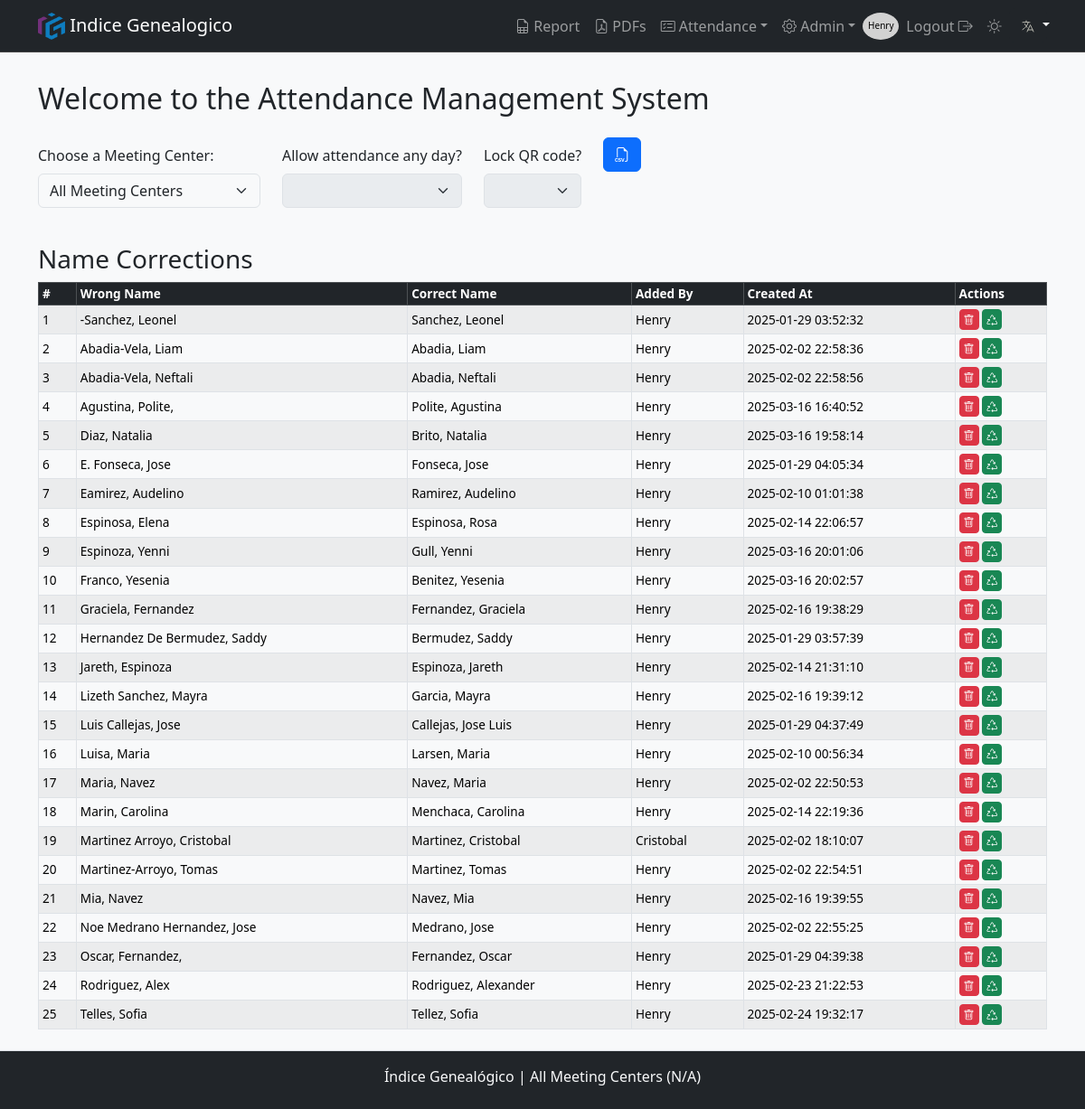
Page /admin/ (signed in) on the committed database.
### app/models/users_model.py (models this page shows, shortened)
class User(db.Model, UserMixin):
    __tablename__ = 'users'
    id                = db.Column(db.Integer, primary_key=True)
    username          = db.Column(db.String(80), nullable=False, unique=True)
    email             = db.Column(db.String(120), unique=True)
    name              = db.Column(db.String(20), nullable=False)
    lastname          = db.Column(db.String(20), nullable=False)
    password_hash     = db.Column(db.String(128), nullable=False)
    role              = db.Column(db.String(10), nullable=False, default='User')  # Puede ser 'Owner', 'Admin', 'User'
    is_active         = db.Column(db.Boolean, default=True)
    meeting_center_id = db.Column(db.Integer, db.ForeignKey('meeting_center.id'), nullable=False)  # Clave foránea
    organization_id   = db.Column(db.Integer, db.ForeignKey('organization.id'), nullable=False)  # Clave foránea

### app/models/base_model.py (models this page shows)
class NameCorrections(db.Model):
    __tablename__ = 'name_corrections'
    id                = db.Column(db.Integer, primary_key=True)
    wrong_name        = db.Column(db.String(50), nullable=False, unique=False)
    correct_name      = db.Column(db.String(50), nullable=False)
    meeting_center_id = db.Column(db.Integer, db.ForeignKey('meeting_center.id'), nullable=False)
    added_by          = db.Column(db.String(50), nullable=True)  # Opcional: para registrar quién hizo la corrección
    created_at        = db.Column(db.DateTime, default=datetime.utcnow, nullable=False)
    __table_args__ = (
        db.UniqueConstraint('wrong_name', 'meeting_center_id', name='uq_wrong_name_meeting_center'),
    )

### app/routes/admin_route.py (the view, shortened to what this page needs)
@bp_admin.route('/', methods=['GET', 'POST'])
@role_required('Admin', 'Super', 'Owner')
def admin():
    meeting_center_id = get_meeting_center_id()
    name_corrections_query = NameCorrections.query
    if meeting_center_id != 'all':
        name_corrections_query = name_corrections_query.filter_by(meeting_center_id=meeting_center_id)
    name_corrections = name_corrections_query.order_by(None).order_by(NameCorrections.wrong_name.asc()).all()
    code_verification_setting = Setup.query.filter_by(
        key='code_verification', meeting_center_id=meeting_center_id if meeting_center_id != 'all' else None
    ).first()
    bypass_enabled = request.args.get('bypass_enabled', 'false')
    verification_enabled = code_verification_setting.value if code_verification_setting else 'true'
    return render_template('admin/admin.html',
                           verification_enabled = verification_enabled,
                           bypass_enabled       = bypass_enabled,
                           name_corrections     = name_corrections,
                           meeting_center_id    = meeting_center_id)

### app/__init__.py (called while the page is built)
def get_locale():
    lang = request.args.get('lang')
    if lang and lang in Config.LANGUAGES:
        session['lang'] = lang
        return lang
    if 'lang' in session and session['lang'] in Config.LANGUAGES:
        return session['lang']
    return request.accept_languages.best_match(Config.LANGUAGES)

### app/utils.py (called while the page is built)
def role_required(*roles):
    def decorator(f):
        @wraps(f)
        def decorated_function(*args, **kwargs):
            if g.user is None:  # Si no está autenticado, lo redirigimos a login
                return redirect(url_for('auth.login', next=request.url))
            user_role = session.get('role')  # Suponiendo que el rol se almacena en la sesión
            if user_role not in roles:
                flash(_('You do not have permission to perform this action.'), 'danger')
                return redirect(url_for('auth.login'))  # O podrías redirigir a otra página
            return f(*args, **kwargs)
        return decorated_function
    return decorator

def get_meeting_center_id():
    if session.get('role') == 'Owner':
        setup = Setup.query.filter_by(key='SelectedMeetingCenterId', meeting_center_id=1).first()
        if setup:
            return setup.value  # Retorna el valor del meeting_center_id almacenado en Setup
        return 'all'  # Si no hay valor en Setup, por defecto retorna 'all'
    return session.get('meeting_center_id')  # Para otros roles, usar el valor de la sesión

### app/templates/admin/admin.html (shortened to what this page needs)
{% extends "layout.html" %}
{% block pageTitle %}{{ _('Welcome to the Attendance Management System') }}{% endblock %}
{% block content %}
{% if session['role'] == 'Owner' %}
<div class="form-group col-auto">
    <label class="my-2 mr-2 col-auto" for="meetingCenterSelector">{{ _('Choose a Meeting Center') }}:</label>
    <select class="form-select" id="meetingCenterSelector">
        <option value="all">{{ _('All Meeting Centers') }}</option>
    </select>
</div>
<form class="col-auto" id="bypassForm" method="POST" action="/admin/bypass">
    <div class="form-inline mb-3">
        <label class="my-2 mr-2 col-auto" for="bypass_restriction">{{ _('Allow attendance any day?') }} </label>
        <select class="form-select" name="bypass_restriction" id="bypass_restriction" data-toggle="tooltip"
            title="Activar esto permitirá registrar asistencia cualquier día de la semana en la unidad de prueba (ID = 2)."
            onchange="submitBypassForm()">
        </select>
    </div>
</form>
{% endif %}
<form class="col-auto" id="verificationForm" method="POST" action="/admin">
    <div class="form-inline mb-3">
        <label class="my-2 mr-2 col-auto" for="code_verification">{{ _('Lock QR code?') }} </label>
        <select class="form-select" name="code_verification" id="code_verification" data-toggle="tooltip"
            title="Al activar la Verificación de Domingo, solo se podrá usar la imagen de QR Code impresa para esa semana."
            onchange="submitVerificationForm()">
        </select>
    </div>
</form>
    {% if session['role'] == 'Owner' %}
    <div class="form-group col-auto">
        <div class="form-inline mb-3">
        <button type="button" class="btn btn-primary"
                href="{{ url_for('attendance.export_attendance', **request.args.to_dict()) }}"><i class="bi bi-filetype-csv"></i></button>
    </div>
    {% endif %}
</div>
    <div class="container my-4">
        <h3>Name Corrections</h3>
        <div id="name-corrections-container">
            {% include 'admin/name_correction.html' %}
        </div>
    </div>
{% endblock %}

### app/templates/partials/navbar.html (shortened to what this page needs)
<nav class="navbar navbar-expand-lg bg-dark border-bottom border-body sticky-top" data-bs-theme="dark">
    <div class="container">
        <a class="navbar-brand" href="#"> <img src="{{ url_for('static', filename='/img/favicon/android-chrome-512x512.png') }}" alt="Logo" width="30" height="30" class="d-inline-block align-text-top"> Indice Genealogico </a>
        <div class="collapse navbar-collapse" id="navbarNav">
            <ul class="navbar-nav">
                {% if session['user_id'] %}
                    {% if session['role'] != 'Operator'%}
                        <li class="nav-item"><a class="nav-link {{ 'active' if request.endpoint == 'attendance.attendance_report' else '' }}" href="{{ url_for('attendance.attendance_report') }}"><i class="bi bi-file-earmark-spreadsheet"></i> {{ _('Report') }}</a></li>
                        <li class="nav-item"><a class="nav-link {{ 'active' if request.endpoint == 'pdf.list_pdfs' else '' }}" href="{{ url_for('pdf.list_pdfs') }}"><i class="bi bi-file-earmark-pdf"></i>  PDFs</a></li>
                        <li class="nav-item dropdown">
                            <a class="nav-link dropdown-toggle" href="#" id="navbarDropdown" role="button" data-toggle="dropdown" aria-haspopup="true" aria-expanded="false"><i class="bi bi-card-checklist"></i> {{ _('Attendance') }}</a>
                        </li>
                        {% if session['role'] in ['Owner', 'Admin', 'Super'] %}
                            <li class="nav-item dropdown">
                                <a class="nav-link dropdown-toggle" href="#" id="navbarDropdown" role="button" data-toggle="dropdown" aria-haspopup="true" aria-expanded="false"><i class="bi bi-gear"></i> {{ 'Admin' }}</a>
                                </li>
                        {% endif %}
                    {% endif %}
                    <div class="circle">
                        <a class="nav-link" href="{{ url_for('user.profile', id=session['user_id']) }}"><p style="color: black; font-size: 10px; display:block; padding-top: 15px;">{{ session['user_name'] }}</p></a>
                    </div>
                    <li class="nav-item"><a class="nav-link" href="{{ url_for('auth.logout') }}"></i>{{ _('Logout') }}  <i class="bi bi-box-arrow-right"></i></a></i></li>
                {% else %}
                    {% if request.endpoint != 'auth.login' %}
                        <li class="nav-item"><a class="nav-link" href="{{ url_for('auth.login') }}"><i class="bi bi-box-arrow-in-right"></i> {{ _('Login') }}</a></li>
                    {% endif %}
                {% endif %}
                <li class="nav-item"><a class="nav-link"  id="themeSwitcher" href=""></a></li>
                <div class="dropdown">
                    <button class="btn btn-dark dropdown-toggle" type="button" id="languageDropdown" data-bs-toggle="dropdown" aria-expanded="false">
                        <img class="langSelector"src="{{ url_for('static', filename='img/flags/lang.svg') }}" alt="{{ get_locale() }}" class="flag-icon">
                    </button>
                </div>
            </ul>
        </div>
    </div>
</nav>

### app/templates/admin/name_correction.html
<table class="table table-bordered table-striped">
    <thead class="table-dark">
        <tr>
            <th>#</th>
            <th class="d-none d-md-table-cell">{{_('Wrong Name')}}</th>
            <th>{{_('Correct Name')}}</th>
            <th>{{_('Added By')}}</th>
            <th class="d-none d-md-table-cell">{{_('Created At')}}</th>
            <th>{{_('Actions')}}</th>
        </tr>
    </thead>
    <tbody>
      {% for correction in name_corrections | sort(attribute='wrong_name') %}
        <tr>
            <td>{{ loop.index }}</td>
            <td class="d-none d-md-table-cell">{{ correction.wrong_name }}</td>
            <td>{{ correction.correct_name }}</td>
            <td>{{ correction.added_by }}</td>
            <td class="d-none d-md-table-cell">{{ correction.created_at.strftime('%Y-%m-%d %H:%M:%S') }}</td>
            <td>
              <form  id="deleteForm-correction-{{ correction.id }}" method="POST" action="{{ url_for('correction.delete_name_correction', id=correction.id) }}" style="display:inline;">
                  <button type="button" class="btn btn-danger btn-sm" onclick="confirmDelete('correction', {{ correction.id }})">
                    <i class="bi bi-trash"></i>
                  </button>
              </form>
              <form method="POST" action="{{ url_for('correction.revert_name_correction', id=correction.id) }}" style="display:inline;" id="revert-form-{{ correction.id }}">
                  <button type="button" class="btn btn-success btn-sm" onclick="confirmRevert({{ correction.id }})">
                    <i class="bi bi-recycle"></i>
                  </button>
              </form>
          </td>
        </tr>
        {% endfor %}
    </tbody>
  </table>

### app/static/css/styles.css (style rules this page uses)
body { display: flex; min-height: 100vh; flex-direction: column; }
.navbar-collapse { -ms-flex-positive: 0; flex-grow: 0; }
.circle { border-radius: 50%; width: 40px; height: 30px; background-color: #d2d2d2; color: black; display: flex; justify-content: center; align-items: center; margin-top: 5px; }
[data-bs-theme="light"] { --bs-body-bg: #f8f9fa; --bs-body-color: #212529; --bs-link-color: #0d6efd; --bs-border-color: #dee2e6; --bs-btn-bg: #e9ecef; --bs-btn-hover-bg: #d6d8db; }
[data-bs-theme="dark"] { --bs-body-bg: #121212; --bs-body-color: #e9ecef; --bs-link-color: #66b2ff; --bs-border-color: #444; }
td button[type="button"], td a[type="button"] { padding: 4px; font-size: 0.75rem; line-height: 1; }
td button[type="button"] i, td a[type="button"] i { font-size: 0.75rem; padding: 0; line-height: 1; vertical-align: middle; }
table { font-size: 0.85rem; }
table th, table td { padding: 4px 8px; line-height: 1.2; vertical-align: middle; }
table th { font-weight: 600; }
.langSelector { color: #b5b5ac; }

### rows in the picture
User: user_name "Henry"
NameCorrections: wrong_name "-Sanchez, Leonel", correct_name "Sanchez, Leonel", added_by "Henry", created_at "2025-01-29 03:52:32"
NameCorrections: wrong_name "Abadia-Vela, Liam", correct_name "Abadia, Liam", added_by "Henry", created_at "2025-02-02 22:58:36"
NameCorrections: wrong_name "Abadia-Vela, Neftali", correct_name "Abadia, Neftali", added_by "Henry", created_at "2025-02-02 22:58:56"
NameCorrections: wrong_name "Agustina, Polite,", correct_name "Polite, Agustina", added_by "Henry", created_at "2025-03-16 16:40:52"
NameCorrections: wrong_name "Diaz, Natalia", correct_name "Brito, Natalia", added_by "Henry", created_at "2025-03-16 19:58:14"
NameCorrections: wrong_name "E. Fonseca, Jose", correct_name "Fonseca, Jose", added_by "Henry", created_at "2025-01-29 04:05:34"
NameCorrections: wrong_name "Eamirez, Audelino", correct_name "Ramirez, Audelino", added_by "Henry", created_at "2025-02-10 01:01:38"
NameCorrections: wrong_name "Espinosa, Elena", correct_name "Espinosa, Rosa", added_by "Henry", created_at "2025-02-14 22:06:57"
NameCorrections: wrong_name "Espinoza, Yenni", correct_name "Gull, Yenni", added_by "Henry", created_at "2025-03-16 20:01:06"
NameCorrections: wrong_name "Franco, Yesenia", correct_name "Benitez, Yesenia", added_by "Henry", created_at "2025-03-16 20:02:57"
NameCorrections: wrong_name "Graciela, Fernandez", correct_name "Fernandez, Graciela", added_by "Henry", created_at "2025-02-16 19:38:29"
NameCorrections: wrong_name "Hernandez De Bermudez, Saddy", correct_name "Bermudez, Saddy", added_by "Henry", created_at "2025-01-29 03:57:39"
NameCorrections: wrong_name "Jareth, Espinoza", correct_name "Espinoza, Jareth", added_by "Henry", created_at "2025-02-14 21:31:10"
NameCorrections: wrong_name "Lizeth Sanchez, Mayra", correct_name "Garcia, Mayra", added_by "Henry", created_at "2025-02-16 19:39:12"
NameCorrections: wrong_name "Luis Callejas, Jose", correct_name "Callejas, Jose Luis", added_by "Henry", created_at "2025-01-29 04:37:49"
NameCorrections: wrong_name "Luisa, Maria", correct_name "Larsen, Maria", added_by "Henry", created_at "2025-02-10 00:56:34"
NameCorrections: wrong_name "Maria, Navez", correct_name "Navez, Maria", added_by "Henry", created_at "2025-02-02 22:50:53"
NameCorrections: wrong_name "Marin, Carolina", correct_name "Menchaca, Carolina", added_by "Henry", created_at "2025-02-14 22:19:36"
NameCorrections: wrong_name "Martinez Arroyo, Cristobal", correct_name "Martinez, Cristobal", added_by "Cristobal", created_at "2025-02-02 18:10:07"
NameCorrections: wrong_name "Martinez-Arroyo, Tomas", correct_name "Martinez, Tomas", added_by "Henry", created_at "2025-02-02 22:54:51"
NameCorrections: wrong_name "Mia, Navez", correct_name "Navez, Mia", added_by "Henry", created_at "2025-02-16 19:39:55"
NameCorrections: wrong_name "Noe Medrano Hernandez, Jose", correct_name "Medrano, Jose", added_by "Henry", created_at "2025-02-02 22:55:25"
NameCorrections: wrong_name "Oscar, Fernandez,", correct_name "Fernandez, Oscar", added_by "Henry", created_at "2025-01-29 04:39:38"
NameCorrections: wrong_name "Rodriguez, Alex", correct_name "Rodriguez, Alexander", added_by "Henry", created_at "2025-02-23 21:22:53"
NameCorrections: wrong_name "Telles, Sofia", correct_name "Tellez, Sofia", added_by "Henry", created_at "2025-02-24 19:32:17"

### other values in the picture
{{ 'Admin' }} "Admin"
{{ session['meeting_center_name'] }} "All Meeting Centers"
{{ session['meeting_center_number'] }} "N/A"
